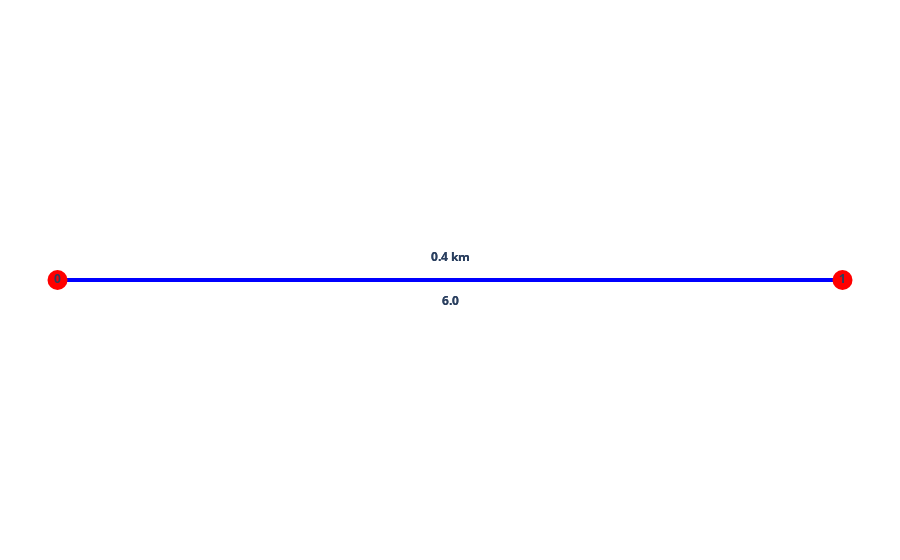

The notebook cell saved with this chart:
### Code cell
plot_graph(FG)

### Figure 1 — Plotly figure (JSON) as saved in the notebook; plotly's stock layout.template omitted (floating-point values rounded to 4 significant figures)
{"data": [{"line": {"color": "blue", "width": 4}, "mode": "lines", "type": "scatter", "x": [0, 0.003593], "y": [0, 0]}, {"line": {"color": "blue", "width": 4}, "mode": "lines", "type": "scatter", "x": [0.003593, 0], "y": [0, 0]}, {"marker": {"color": "red", "size": 20}, "mode": "markers+text", "text": ["<b> 0 </b>"], "textposition": "middle center", "type": "scatter", "x": [0], "y": [0]}, {"marker": {"color": "red", "size": 20}, "mode": "markers+text", "text": ["<b> 1 </b>"], "textposition": "middle center", "type": "scatter", "x": [0.003593], "y": [0]}, {"mode": "text", "text": ["<b>0.4 km</b><br>"], "textposition": "top center", "type": "scatter", "x": [0.001797], "y": [0]}, {"mode": "text", "text": ["<br><b> 6.0 </b>"], "textposition": "bottom center", "type": "scatter", "x": [0.001797], "y": [0]}, {"mode": "text", "text": ["<b>0.4 km</b><br>"], "textposition": "top center", "type": "scatter", "x": [0.001797], "y": [0]}, {"mode": "text", "text": ["<br><b> 6.0 </b>"], "textposition": "bottom center", "type": "scatter", "x": [0.001797], "y": [0]}], "layout": {"autosize": true, "margin": {"b": 0, "l": 0, "r": 0, "t": 0}, "paper_bgcolor": "rgba(0, 0, 0, 0)", "plot_bgcolor": "rgba(0, 0, 0, 0)", "showlegend": false, "xaxis": {"anchor": "y", "autorange": true, "domain": [0, 1], "range": [-0.0002505, 0.003844], "type": "linear", "visible": false}, "yaxis": {"anchor": "x", "autorange": true, "domain": [0, 1], "range": [-1, 1], "type": "linear", "visible": false}}}
